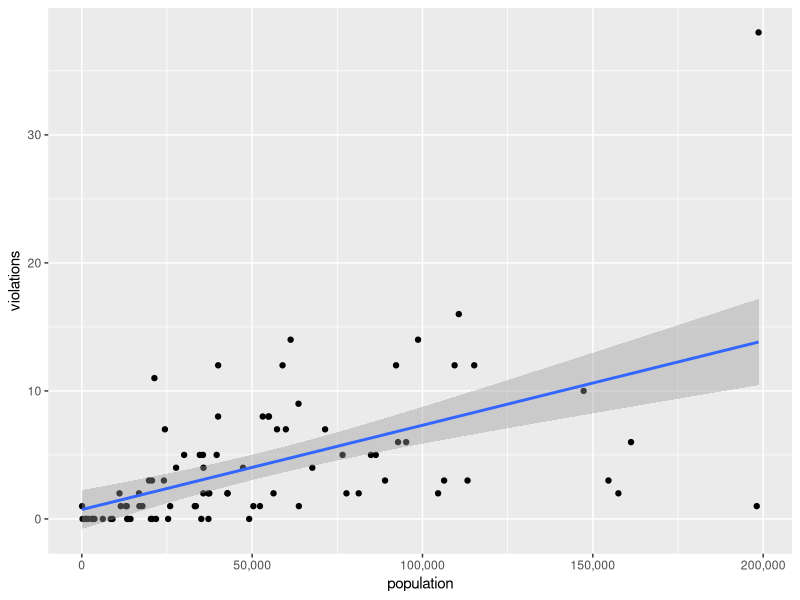
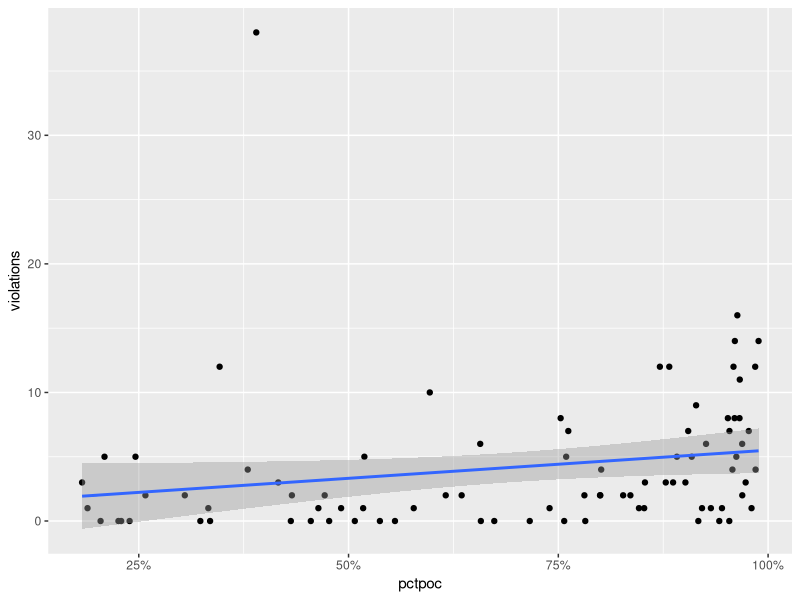
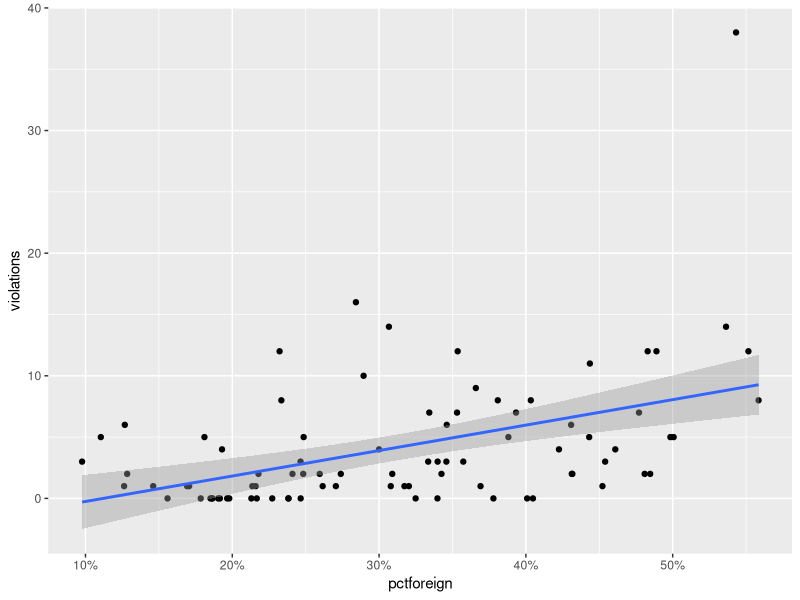
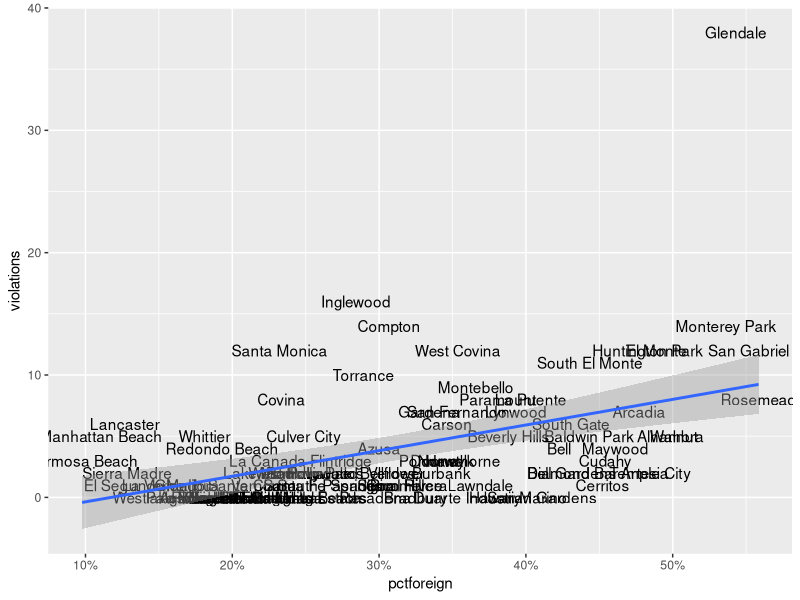
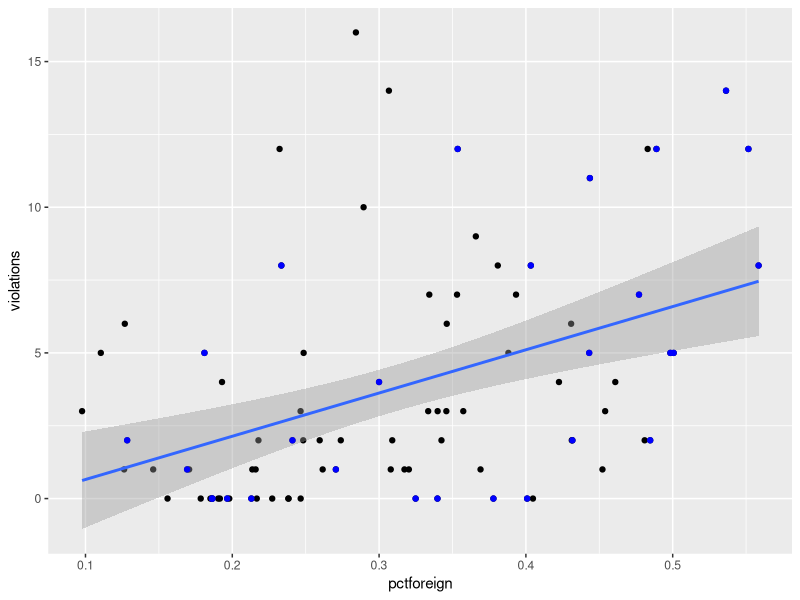
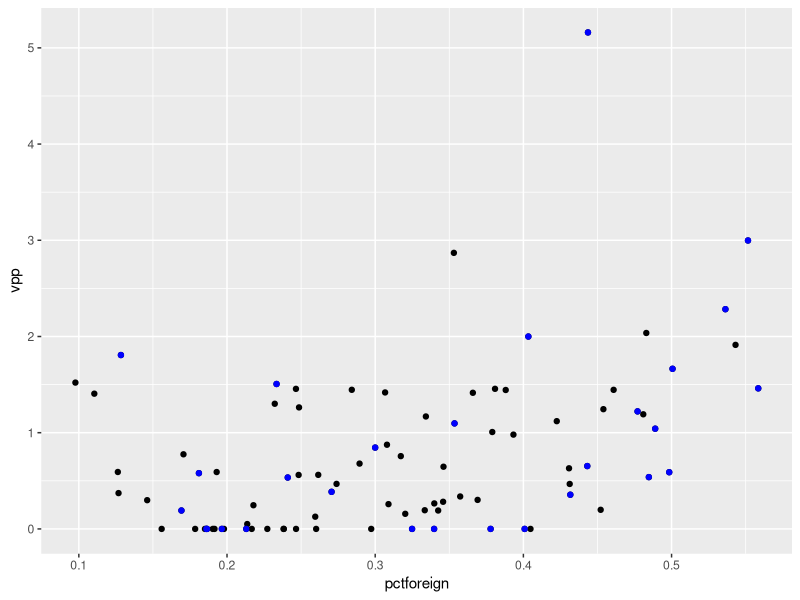

Write R code to recreate these figures, in order.
## ---- chunk 1
knitr::opts_chunk$set(echo = TRUE)
## ---- chunk 2
library(tidyverse)
## ---- chunk 3
violations <- read_csv('data.csv') %>% 
  group_by(neighborhood) %>% 
  summarise(violations = sum(VIOLATIONS))
## ---- chunk 4
fb <- read_csv('mapla_foreign_born_LA_community_2016.csv')
## ---- chunk 5
race <- read_csv('mapla_race_LA_community_2016.csv')
## ---- chunk 6
regions <- read_csv('mapla_neighborhood2region.csv') %>% 
  rename(neighborhood = community_parent)
## ---- chunk 7
la88 <- fb %>% 
  filter(community_type == 'City') %>% 
  select(community_parent)
## ---- chunk 8
la.fb <- fb %>%
  filter(community_type == 'Incorporated neighborhood') %>% 
  summarise(
    neighborhood = 'Los Angeles',
    foreign = sum(foreign_born),
    native = sum(native),
    population = foreign + native,
    pctforeign = foreign / population
  )
## ---- chunk 9
cities.fb <- fb %>% 
  filter(community_parent %in% la88$community_parent) %>% 
  group_by(community_parent) %>% 
  summarise(
    foreign = sum(foreign_born),
    native = sum(native),
    population = foreign + native,
    pctforeign = foreign / population
  ) %>% 
  rename(neighborhood = community_parent) %>% 
  bind_rows(la.fb)
## ---- chunk 10
la.race <- race %>%
  filter(community_type == 'Incorporated neighborhood') %>% 
  summarise(
    neighborhood = 'Los Angeles',
    white = sum(white),
    poc = sum(tot_pop_univ) - white,
    pctpoc = poc / (white + poc)
  )
## ---- chunk 11
cities.race <- race %>% 
  filter(community_parent %in% la88$community_parent) %>% 
  group_by(community_parent) %>% 
  summarise(
    white = sum(white),
    poc = sum(tot_pop_univ) - white,
    pctpoc = poc / (white + poc)
  ) %>% 
  rename(neighborhood = community_parent) %>% 
  bind_rows(la.race)
## ---- chunk 12
joined <- cities.fb %>%
  left_join(cities.race) %>% 
  left_join(violations) %>% 
  left_join(regions) %>% 
  mutate(
    violations = replace_na(violations, 0),
    vpp = violations / population * 10000
  )
## ---- chunk 13
joined %>% 
  filter(!(neighborhood %in% c('Los Angeles','Pasadena','Long Beach'))) %>% 
  ggplot(mapping = aes(x = population, y = violations)) +
  geom_point() +
  geom_smooth(method = 'lm') +
  scale_x_continuous(labels = scales::comma)
## ---- chunk 14
joined %>% 
  filter(!(neighborhood %in% c('Los Angeles','Pasadena','Long Beach'))) %>% 
  ggplot(mapping = aes(x = pctpoc, y = violations)) +
  geom_point() +
  geom_smooth(method = 'lm') +
  scale_x_continuous(labels = scales::percent)
## ---- chunk 15
joined %>% 
  filter(!(neighborhood %in% c('Los Angeles','Pasadena','Long Beach'))) %>% 
  ggplot(mapping = aes(x = pctforeign, y = violations)) +
  geom_point() +
  geom_smooth(method = 'lm') +
  scale_x_continuous(labels = scales::percent)
## ---- chunk 16
joined %>% 
  # filter(!(neighborhood %in% c('Los Angeles','Glendale','Long Beach','Pasadena'))) %>%
  filter(neighborhood != 'Los Angeles') %>%
  ggplot(mapping = aes(x = pctforeign, y = violations, label = neighborhood)) +
  geom_text() +
  geom_smooth(method = 'lm') +
  scale_x_continuous(labels = scales::percent)
## ---- chunk 17
joined %>% 
  filter(!(neighborhood %in% c('Long Beach','Pasadena'))) %>% 
  filter(!(neighborhood %in% c('Glendale'))) %>%
  filter(!(neighborhood %in% c('Los Angeles'))) %>%
  ggplot(mapping = aes(x = pctforeign, y = violations, label = neighborhood)) +
  geom_point() +
  geom_smooth(method = 'lm') +
  geom_point(
    data = filter(joined, region == "San Gabriel Valley"),
    mapping = aes(x = pctforeign, y = violations),
    color = 'blue'
  )
## ---- chunk 18
joined %>% 
  filter(neighborhood != 'Vernon') %>%
  ggplot(aes(x = pctforeign, y = vpp)) +
  geom_point() +
  geom_point(
    data = filter(joined, (region == "San Gabriel Valley")),
    mapping = aes(x = pctforeign, y = vpp),
    color = 'blue'
  )

## ---- chunk 19
summary(lm(violations ~ population, data = joined))
## ---- chunk 20
summary(lm(violations ~ pctforeign, data = joined))
## ---- chunk 21
summary(lm(violations ~ pctpoc, data = joined))
## ---- chunk 22
summary(lm(violations ~ population + pctforeign, data = joined))
## ---- chunk 23
summary(lm(violations ~ population + pctpoc, data = joined))
## ---- chunk 24
summary(lm(violations ~ population + pctforeign + pctpoc, data = joined))
## ---- chunk 25
model <- lm(violations ~ population + pctforeign, data = joined)
joined$resid <- model$residuals
summary(model)
## ---- chunk 26
csv <- joined %>% 
  filter(violations >= 5) %>%
  select(neighborhood, region, population, pctforeign, violations, vpp) %>% 
  arrange(-vpp) %>% 
  head(10)
## ---- chunk 27
csv
## ---- chunk 28
write.csv(csv, 'table.csv',)
